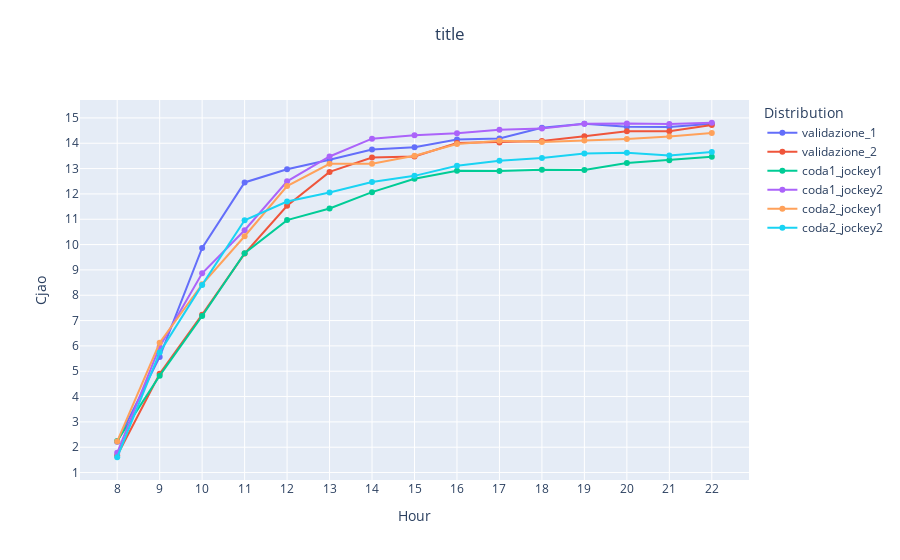

The cell this chart's notebook holds for it:
### Markdown cell above
## Average waiting time

### Code cell
# Average waiting time
normalize = False

fig =  go.Figure()

fig = add_simulation_to_plot(fig, df_simulations, 'validazione_1', "Avg_waiting_times_standard", normalize=normalize)
fig = add_simulation_to_plot(fig, df_simulations, 'validazione_2', "Avg_waiting_times_standard", normalize=normalize)
fig = add_simulation_to_plot(fig, df_simulations, 'coda1_jockey1', "Avg_waiting_times_standard", normalize=normalize)
fig = add_simulation_to_plot(fig, df_simulations, 'coda1_jockey2', "Avg_waiting_times_standard", normalize=normalize)
fig = add_simulation_to_plot(fig, df_simulations, 'coda2_jockey1', "Avg_waiting_times_standard", normalize=normalize)
fig = add_simulation_to_plot(fig, df_simulations, 'coda2_jockey2', "Avg_waiting_times_standard", normalize=normalize)


fig = decorate_figure(fig,
    title="Average waiting time",
    y_axis_title="Value", dtick=1)
fig = fig.update_layout(
        title={
            'text': "title" ,
            'y':0.95,
            'x':0.5,
            'xanchor': 'center',
            'yanchor': 'top'},
        xaxis_title="Hour",
        yaxis_title="Cjao",
        legend_title="Distribution",
    )

fig.show()
fig.write_image("doc/report/images/results/avg_wt_jockey_a.png")

### Figure 1 — Plotly figure (JSON) as saved in the notebook; plotly's stock layout.template omitted (floating-point values rounded to 4 significant figures)
{"data": [{"mode": "lines+markers", "name": "validazione_1", "type": "scatter", "x": [8, 9, 10, 11, 12, 13, 14, 15, 16, 17, 18, 19, 20, 21, 22], "y": [2.213, 5.565, 9.866, 12.45, 12.97, 13.35, 13.75, 13.84, 14.15, 14.19, 14.61, 14.77, 14.65, 14.64, 14.77]}, {"mode": "lines+markers", "name": "validazione_2", "type": "scatter", "x": [8, 9, 10, 11, 12, 13, 14, 15, 16, 17, 18, 19, 20, 21, 22], "y": [1.674, 4.899, 7.234, 9.643, 11.53, 12.87, 13.43, 13.48, 14.01, 14.03, 14.09, 14.28, 14.47, 14.48, 14.72]}, {"mode": "lines+markers", "name": "coda1_jockey1", "type": "scatter", "x": [8, 9, 10, 11, 12, 13, 14, 15, 16, 17, 18, 19, 20, 21, 22], "y": [2.245, 4.826, 7.18, 9.661, 10.97, 11.43, 12.07, 12.6, 12.92, 12.9, 12.96, 12.94, 13.22, 13.33, 13.47]}, {"mode": "lines+markers", "name": "coda1_jockey2", "type": "scatter", "x": [8, 9, 10, 11, 12, 13, 14, 15, 16, 17, 18, 19, 20, 21, 22], "y": [1.781, 5.967, 8.863, 10.57, 12.5, 13.48, 14.18, 14.32, 14.39, 14.53, 14.58, 14.76, 14.78, 14.76, 14.81]}, {"mode": "lines+markers", "name": "coda2_jockey1", "type": "scatter", "x": [8, 9, 10, 11, 12, 13, 14, 15, 16, 17, 18, 19, 20, 21, 22], "y": [2.228, 6.123, 8.433, 10.33, 12.31, 13.19, 13.19, 13.5, 13.97, 14.09, 14.05, 14.1, 14.17, 14.27, 14.4]}, {"mode": "lines+markers", "name": "coda2_jockey2", "type": "scatter", "x": [8, 9, 10, 11, 12, 13, 14, 15, 16, 17, 18, 19, 20, 21, 22], "y": [1.604, 5.741, 8.408, 10.96, 11.7, 12.05, 12.47, 12.71, 13.11, 13.31, 13.42, 13.59, 13.63, 13.51, 13.66]}], "layout": {"legend": {"title": {"text": "Distribution"}}, "title": {"text": "title", "x": 0.5, "xanchor": "center", "y": 0.95, "yanchor": "top"}, "xaxis": {"dtick": 1, "tick0": 0, "tickmode": "linear", "title": {"text": "Hour"}}, "yaxis": {"dtick": 1, "tick0": 0, "tickmode": "linear", "title": {"text": "Cjao"}}}}
